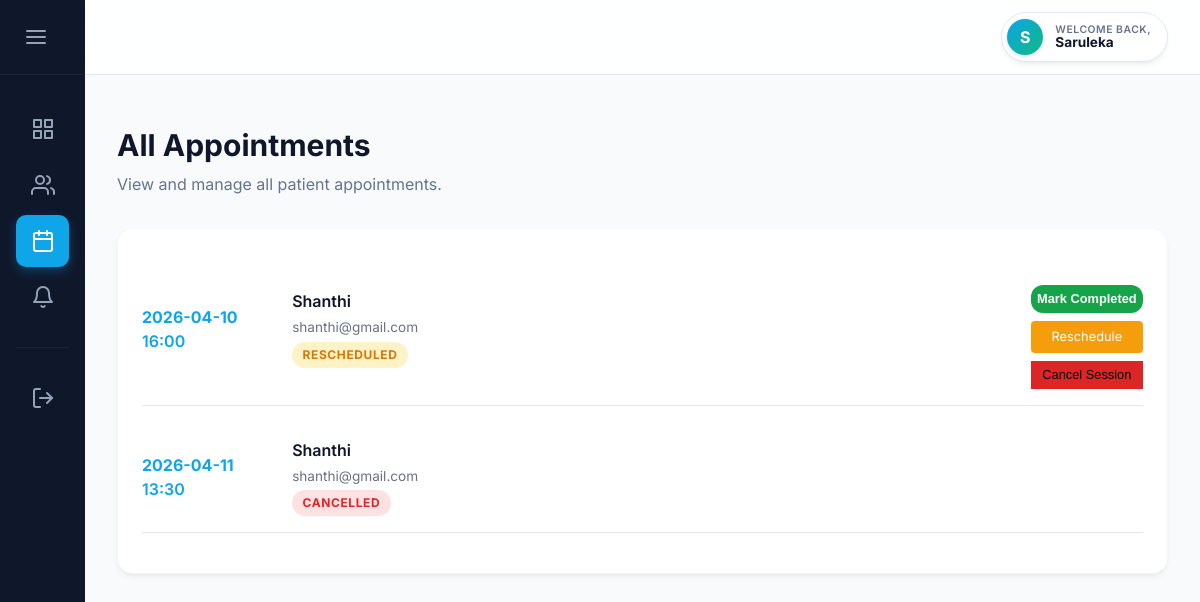
Screenshot of /doctor/appointments (signed in) with the database file from the repository.
### tables this page shows
CREATE TABLE appointments (
                id INTEGER PRIMARY KEY AUTOINCREMENT,
                doctor_id INTEGER NOT NULL,
                patient_id INTEGER NOT NULL,
                date TEXT NOT NULL,
                time TEXT NOT NULL,
                status TEXT DEFAULT 'scheduled',
                notes TEXT,
                created_at TIMESTAMP DEFAULT CURRENT_TIMESTAMP,
                FOREIGN KEY (doctor_id) REFERENCES users (id) ON DELETE CASCADE,
                FOREIGN KEY (patient_id) REFERENCES users (id) ON DELETE CASCADE
            );

CREATE TABLE users (
            id INTEGER PRIMARY KEY AUTOINCREMENT,
            name TEXT NOT NULL,
            email TEXT UNIQUE NOT NULL,
            password_hash TEXT NOT NULL,
            role TEXT NOT NULL DEFAULT 'patient',
            created_at TIMESTAMP DEFAULT CURRENT_TIMESTAMP
        );

### app.py (the view)
@app.route('/doctor/appointments')
@login_required
@doctor_only
def doctor_appointments():
    doc_id = session.get('user_id')
    conn = get_db_connection()
    appointments = conn.execute('''
        SELECT a.id, a.date, a.time, a.status, a.notes, u.name as patient_name, u.email as patient_email
        FROM appointments a
        JOIN users u ON a.patient_id = u.id
        WHERE a.doctor_id = ?
        ORDER BY a.date ASC, a.time ASC
    ''', (doc_id,)).fetchall()
    conn.close()
    return render_template('doctor_appointments.html', appointments=appointments, name=session.get('name'))

### app.py (called while the page is built)
def login_required(f):
    @wraps(f)
    def decorated_function(*args, **kwargs):
        if 'user_id' not in session:
            flash("Please log in to access this page.", "warning")
            return redirect(url_for('login'))
        return f(*args, **kwargs)
    return decorated_function

def doctor_only(f):
    @wraps(f)
    def decorated_function(*args, **kwargs):
        if 'user_id' not in session:
            return redirect(url_for('login'))
        if session.get('role') != 'doctor':
            flash("Access denied. Doctor privileges required.", "danger")
            return redirect(url_for('patient_dashboard'))
        return f(*args, **kwargs)
    return decorated_function

### db.py (called while the page is built)
def get_db_connection():
    conn = sqlite3.connect(DB_PATH)
    conn.row_factory = sqlite3.Row
    conn.execute("PRAGMA foreign_keys = ON")
    return conn

### templates/doctor_appointments.html (shortened to what this page needs)
{% extends "doctor_base.html" %}
{% block content %}
<div class="dashboard-header">
    <h1>All Appointments</h1>
    <p>View and manage all patient appointments.</p>
</div>
<div class="panel">
    <div class="panel-body">
        {% if appointments %}
            <ul class="appointment-list">
            {% for appt in appointments %}
                <li class="appointment-item" style="border-bottom: 1px solid #e5e7eb; padding-bottom: 1rem; margin-bottom: 1rem;">
                    <div class="appt-time" style="width: 15%;">
                        <strong>{{ appt.date }}</strong><br>
                        {{ appt.time }}
                    </div>
                    <div class="appt-details" style="flex: 1;">
                        <h4>{{ appt.patient_name }}</h4>
                        <p style="font-size: 0.85rem; color: #6b7280; margin: 0.2rem 0;">{{ appt.patient_email }}</p>
                        <span class="badge status-{{ 'scheduled' if appt.status|lower in ['scheduled', 'rescheduled'] else ('danger' if appt.status|lower == 'cancelled' else 'completed') }}" {% if appt.status|lower == 'rescheduled' %}style="background-color: #fef3c7; color: #d97706;"{% endif %}>{{ appt.status|capitalize }}</span>
                    </div>
                    <div class="appt-actions" style="display: flex; gap: 0.5rem; flex-direction: column; justify-content: center;">
                        {% if appt.status in ['scheduled', 'rescheduled'] %}
                        <form action="{{ url_for('update_appointment_status', appt_id=appt.id) }}" method="POST">
                            <button type="submit" class="btn btn-primary" style="background-color: #16a34a; border: none; width: 100%; font-size: 0.8rem; padding: 0.4rem;">Mark Completed</button>
                        </form>
                        <a href="{{ url_for('reschedule_appointment', appt_id=appt.id) }}" class="btn" style="background-color: #f59e0b; color: white; border: none; width: 100%; font-size: 0.8rem; padding: 0.4rem; text-align: center; text-decoration: none; border-radius: 4px;">Reschedule</a>
                        <form action="{{ url_for('update_appointment_status', appt_id=appt.id) }}" method="POST">
                            <button type="submit" class="btn btn-danger" style="background-color: #dc2626; border: none; width: 100%; font-size: 0.8rem; padding: 0.4rem;">Cancel Session</button>
                        </form>
                        {% endif %}
                    </div>
                </li>
            {% endfor %}
            </ul>
        {% else %}
            <div class="empty-state">
                <i data-feather="calendar" style="width: 48px; height: 48px; color: #9ca3af; margin-bottom: 1rem;"></i>
                <p>No appointments scheduled.</p>
            </div>
        {% endif %}
    </div>
</div>
{% endblock %}

### static/style.css (style rules this page uses)
:root { --primary-color: #0ea5e9; --primary-hover: #0284c7; --accent-color: #10b981; --bg-light: #f8fafc; --card-bg: #ffffff; --text-main: #0f172a; --text-muted: #64748b; --border-color: #e2e8f0; --shadow-subtle: 0 4px 6px -1px rgb(0 0 0 / 0.05), 0 2px 4px -2px rgb(0 0 0 / 0.05); --shadow-hover: 0 10px 15px -3px rgb(0 0 0 / 0.1), 0 4px 6px -4px rgb(0 0 0 / 0.05); --input-radius: 12px; --transition: all 0.2s ease; }
* { box-sizing: border-box; margin: 0; padding: 0; }
body { font-family: 'Inter', -apple-system, BlinkMacSystemFont, 'Segoe UI', Roboto, Helvetica, Arial, sans-serif; color: var(--text-main); line-height: 1.5; background-color: var(--bg-light); }
.btn-primary { width: 100%; padding: 0.875rem; background-color: var(--text-main); color: white; border: none; border-radius: var(--input-radius); font-size: 1rem; font-weight: 600; cursor: pointer; transition: var(--transition); margin-top: 1rem; }
.dashboard-body { background-color: var(--bg-light); display: flex; min-height: 100vh; overflow: hidden; margin: 0; }
.dashboard-header { margin-bottom: 2rem; }
.dashboard-header h1 { font-size: 1.875rem; color: var(--text-main); margin-bottom: 0.25rem; font-weight: 700; }
.dashboard-header p { color: var(--text-muted); }
.panel { background-color: var(--card-bg); border-radius: 16px; border: 1px solid rgba(0,0,0,0.03); box-shadow: var(--shadow-subtle); overflow: hidden; margin-bottom: 1.5rem; transition: box-shadow 0.2s ease; }
.panel-body { padding: 1.5rem; }
.appointment-list { list-style: none; }
.appointment-item { display: flex; align-items: center; padding: 1rem 0; border-bottom: 1px solid var(--border-color); }
.appointment-item:last-child { border-bottom: none; padding-bottom: 0; }
.appt-time { font-weight: 600; color: var(--primary-color); width: 60px; }
.appt-details { flex: 1; }
.appt-details h4 { color: var(--text-main); font-weight: 600; margin-bottom: 0.25rem; }
.badge { font-size: 0.75rem; padding: 0.25rem 0.5rem; border-radius: 9999px; font-weight: 600; text-transform: uppercase; }
.status-scheduled { background-color: #e0f2fe; color: #0284c7; }
.badge { display: inline-block; padding: 0.25rem 0.65rem; border-radius: 999px; font-size: 0.75rem; font-weight: 700; text-transform: uppercase; letter-spacing: 0.05em; }
.status-danger, .status-cancelled { background-color: #fee2e2; color: #dc2626; }

### rows the page displays
appointments: date "2026-04-10", time "16:00", patient_name "Shanthi", patient_email "shanthi@gmail.com", status "RESCHEDULED"
appointments: date "2026-04-11", time "13:30", patient_name "Shanthi", patient_email "shanthi@gmail.com", status "CANCELLED"

### other values shown
{{ session.get('name', 'D')[0:1].upper() }} "S"
{{ session.get('name', 'Doctor') }} "Saruleka"
